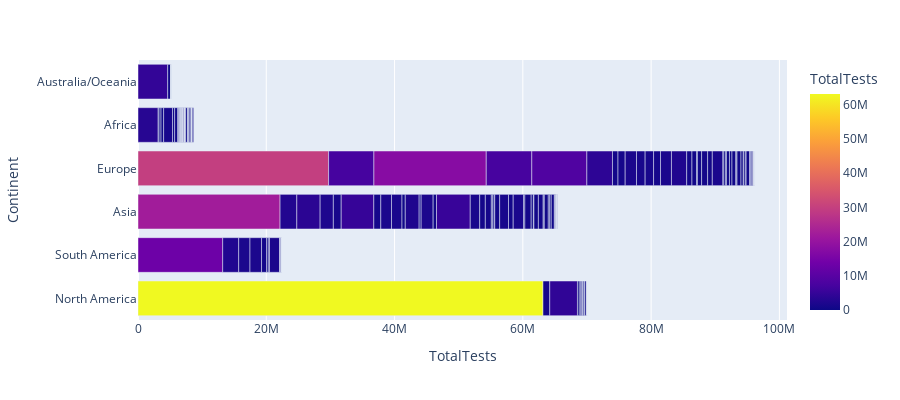

Write notebook code for a chart like this one.
### Code cell
ex.bar(covid,x='TotalTests',y='Continent',color='TotalTests',height=400,hover_data=['Country/Region','Continent'])

### Figure 1 — Plotly figure (JSON) as saved in the notebook; plotly's stock layout.template omitted (floating-point values rounded to 4 significant figures; data arrays with more than 128 entries replaced by an {"elided": "..."} marker saying what was removed)
{"data": [{"alignmentgroup": "True", "customdata": {"elided": "209x2 str values"}, "hovertemplate": "TotalTests=%{marker.color}<br>Continent=%{customdata[1]}<br>Country/Region=%{customdata[0]}<extra></extra>", "legendgroup": "", "marker": {"color": {"elided": "209 int values"}, "coloraxis": "coloraxis"}, "name": "", "offsetgroup": "", "orientation": "h", "showlegend": false, "textposition": "auto", "type": "bar", "x": {"elided": "209 int values"}, "xaxis": "x", "y": {"elided": "209 str values"}, "yaxis": "y"}], "layout": {"barmode": "relative", "coloraxis": {"colorbar": {"title": {"text": "TotalTests"}}, "colorscale": [[0, "#0d0887"], [0.1111, "#46039f"], [0.2222, "#7201a8"], [0.3333, "#9c179e"], [0.4444, "#bd3786"], [0.5556, "#d8576b"], [0.6667, "#ed7953"], [0.7778, "#fb9f3a"], [0.8889, "#fdca26"], [1, "#f0f921"]]}, "height": 400, "legend": {"tracegroupgap": 0}, "margin": {"t": 60}, "xaxis": {"anchor": "y", "domain": [0, 1], "title": {"text": "TotalTests"}}, "yaxis": {"anchor": "x", "domain": [0, 1], "title": {"text": "Continent"}}}}
